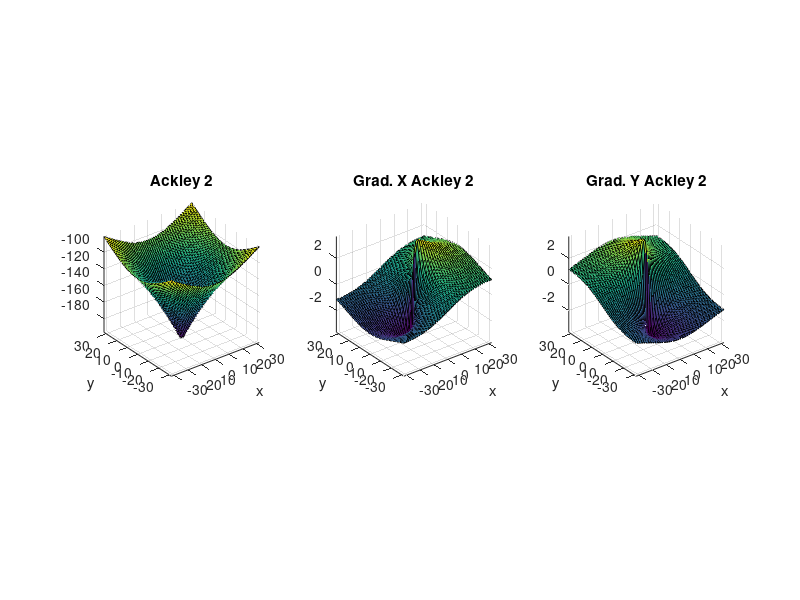

Write MATLAB code to recreate this figure.
%% Ackley's function 2
%L. LAURENT -- 31/10/2016 -- luc.laurent@lecnam.net
%
%one local minimum
%1 global minimum : x=(0,0) >> f(x)=-200
%
%design space -32<xi<32



function [p,dp,infos]=funAckley2(xx,dim)

%constants
a=200;
b=0.02;

%space
Xmin=-32;
Xmax=32;

%default dimension
if nargin==1;dim=2;end

% demo mode
dem=false;
if nargin==0
    stepM=50;
    [x,y]=meshgrid(linspace(Xmin,Xmax,stepM));
    xx=zeros(stepM,stepM,2);
    xx(:,:,1)=x;xx(:,:,2)=y;
    dem=true;
end
if ~isempty(xx)
    %number of design variables
    nbvar=size(xx,3);
    if nbvar==1
        if size(xx,2)==2
            xxx=xx(:,1);yyy=xx(:,2);
        elseif size(xx,1)==2
            xxx=xx(:,2);yyy=xx(:,1);
        else
            error(['Wrong input variables ',mfilename]);
        end
    elseif nbvar>2
        error('The Ackley 2 function is a 2 dimensional function');
    else
        xxx=xx(:,:,1);
        yyy=xx(:,:,2);
    end
        
    normP=sqrt(xxx.^2+yyy.^2);
    ex1=exp(-b*normP);
    p=-a*ex1;
    if nargout==2||dem
        dp(:,:,1)=a*b.*xxx./normP.*ex1;
        dp(:,:,2)=a*b.*yyy./normP.*ex1;
    end
else
    if nargin==2
        nbvar=dim;
    end
    p=[];
    dp=[];
end
%output of information about the function
if nargout==3
    infos.Xmin=Xmin*ones(1,nbvar);
    infos.Xmax=Xmax*ones(1,nbvar);
    infos.min_glob.Z=-200;
    infos.min_glob.X=zeros(1,nbvar);
    infos.min_loc.Z=NaN;
    infos.min_loc.X=NaN;
end

%demo display
if nargin==0
    figure
    subplot(1,3,1)
    surf(x,y,p);
    axis('tight','square')
    xlabel('x'), ylabel('y'), title('Ackley 2')
    subplot(1,3,2)
    surf(x,y,dp(:,:,1));
    axis('tight','square')
    xlabel('x'), ylabel('y'), title('Grad. X Ackley 2')
    subplot(1,3,3)
    surf(x,y,dp(:,:,2));
    axis('tight','square')
    xlabel('x'), ylabel('y'), title('Grad. Y Ackley 2')
end
end
